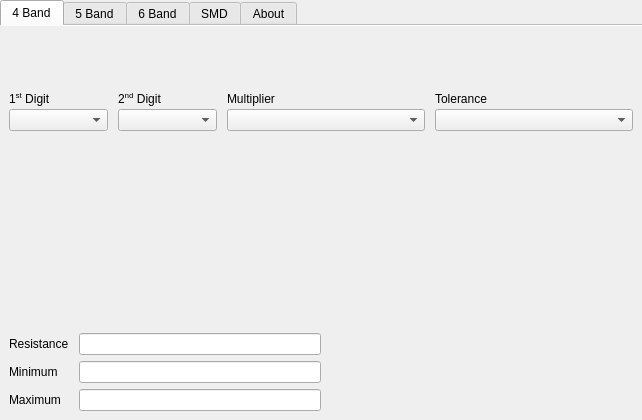
<?xml version="1.0" encoding="UTF-8"?>
<ui version="4.0">
 <class>MainWindow</class>
 <widget class="QMainWindow" name="MainWindow">
  <property name="geometry">
   <rect>
    <x>0</x>
    <y>0</y>
    <width>642</width>
    <height>420</height>
   </rect>
  </property>
  <property name="windowTitle">
   <string>MainWindow</string>
  </property>
  <widget class="QWidget" name="centralwidget">
   <layout class="QVBoxLayout" name="verticalLayout_2">
    <property name="spacing">
     <number>0</number>
    </property>
    <property name="leftMargin">
     <number>0</number>
    </property>
    <property name="topMargin">
     <number>0</number>
    </property>
    <property name="rightMargin">
     <number>0</number>
    </property>
    <property name="bottomMargin">
     <number>0</number>
    </property>
    <item>
     <widget class="QTabWidget" name="tabWidget">
      <property name="sizePolicy">
       <sizepolicy hsizetype="Expanding" vsizetype="Expanding">
        <horstretch>0</horstretch>
        <verstretch>0</verstretch>
       </sizepolicy>
      </property>
      <property name="tabShape">
       <enum>QTabWidget::Rounded</enum>
      </property>
      <property name="currentIndex">
       <number>0</number>
      </property>
      <property name="documentMode">
       <bool>true</bool>
      </property>
      <widget class="QWidget" name="tab_4b">
       <attribute name="title">
        <string>4 Band</string>
       </attribute>
       <layout class="QVBoxLayout" name="verticalLayout_4">
        <property name="spacing">
         <number>6</number>
        </property>
        <property name="leftMargin">
         <number>9</number>
        </property>
        <property name="topMargin">
         <number>26</number>
        </property>
        <property name="rightMargin">
         <number>9</number>
        </property>
        <property name="bottomMargin">
         <number>9</number>
        </property>
        <item>
         <layout class="QHBoxLayout" name="horizontalLayout_4b_svg">
          <property name="bottomMargin">
           <number>20</number>
          </property>
          <item>
           <spacer name="horizontalSpacer_4">
            <property name="orientation">
             <enum>Qt::Horizontal</enum>
            </property>
            <property name="sizeHint" stdset="0">
             <size>
              <width>40</width>
              <height>20</height>
             </size>
            </property>
           </spacer>
          </item>
          <item>
           <spacer name="horizontalSpacer_5">
            <property name="orientation">
             <enum>Qt::Horizontal</enum>
            </property>
            <property name="sizeHint" stdset="0">
             <size>
              <width>40</width>
              <height>20</height>
             </size>
            </property>
           </spacer>
          </item>
         </layout>
        </item>
        <item>
         <layout class="QGridLayout" name="gridLayout_2" columnstretch="10,10,20,20">
          <property name="horizontalSpacing">
           <number>10</number>
          </property>
          <property name="verticalSpacing">
           <number>3</number>
          </property>
          <item row="1" column="2">
           <widget class="QComboBox" name="comboBox_m_4b">
            <property name="sizePolicy">
             <sizepolicy hsizetype="Expanding" vsizetype="Fixed">
              <horstretch>0</horstretch>
              <verstretch>0</verstretch>
             </sizepolicy>
            </property>
           </widget>
          </item>
          <item row="0" column="1">
           <widget class="QLabel" name="label_4">
            <property name="text">
             <string>&lt;html&gt;&lt;head/&gt;&lt;body&gt;&lt;p&gt;2&lt;span style=&quot; vertical-align:super;&quot;&gt;nd&lt;/span&gt; Digit&lt;/p&gt;&lt;/body&gt;&lt;/html&gt;</string>
            </property>
            <property name="textFormat">
             <enum>Qt::RichText</enum>
            </property>
           </widget>
          </item>
          <item row="0" column="3">
           <widget class="QLabel" name="label_5">
            <property name="text">
             <string>Tolerance</string>
            </property>
           </widget>
          </item>
          <item row="0" column="2">
           <widget class="QLabel" name="label_12">
            <property name="text">
             <string>Multiplier</string>
            </property>
           </widget>
          </item>
          <item row="1" column="1">
           <widget class="QComboBox" name="comboBox_2d_4b">
            <property name="sizePolicy">
             <sizepolicy hsizetype="Expanding" vsizetype="Fixed">
              <horstretch>0</horstretch>
              <verstretch>0</verstretch>
             </sizepolicy>
            </property>
           </widget>
          </item>
          <item row="1" column="3">
           <widget class="QComboBox" name="comboBox_t_4b">
            <property name="sizePolicy">
             <sizepolicy hsizetype="Expanding" vsizetype="Fixed">
              <horstretch>0</horstretch>
              <verstretch>0</verstretch>
             </sizepolicy>
            </property>
           </widget>
          </item>
          <item row="0" column="0">
           <widget class="QLabel" name="label_3">
            <property name="text">
             <string>&lt;html&gt;&lt;head/&gt;&lt;body&gt;&lt;p&gt;1&lt;span style=&quot; vertical-align:super;&quot;&gt;st&lt;/span&gt; Digit&lt;/p&gt;&lt;/body&gt;&lt;/html&gt;</string>
            </property>
            <property name="textFormat">
             <enum>Qt::RichText</enum>
            </property>
           </widget>
          </item>
          <item row="1" column="0">
           <widget class="QComboBox" name="comboBox_1d_4b">
            <property name="sizePolicy">
             <sizepolicy hsizetype="Expanding" vsizetype="Fixed">
              <horstretch>0</horstretch>
              <verstretch>0</verstretch>
             </sizepolicy>
            </property>
           </widget>
          </item>
         </layout>
        </item>
        <item>
         <spacer name="verticalSpacer_2">
          <property name="orientation">
           <enum>Qt::Vertical</enum>
          </property>
          <property name="sizeHint" stdset="0">
           <size>
            <width>20</width>
            <height>0</height>
           </size>
          </property>
         </spacer>
        </item>
        <item>
         <layout class="QHBoxLayout" name="horizontalLayout_5">
          <item>
           <layout class="QFormLayout" name="formLayout">
            <property name="horizontalSpacing">
             <number>10</number>
            </property>
            <property name="verticalSpacing">
             <number>6</number>
            </property>
            <item row="1" column="0">
             <widget class="QLabel" name="label">
              <property name="text">
               <string>Resistance</string>
              </property>
             </widget>
            </item>
            <item row="1" column="1">
             <widget class="QLineEdit" name="lineEdit_resistance_4b">
              <property name="alignment">
               <set>Qt::AlignCenter</set>
              </property>
              <property name="readOnly">
               <bool>true</bool>
              </property>
             </widget>
            </item>
            <item row="2" column="0">
             <widget class="QLabel" name="label_2">
              <property name="text">
               <string>Minimum</string>
              </property>
             </widget>
            </item>
            <item row="2" column="1">
             <widget class="QLineEdit" name="lineEdit_resistance_min_4b">
              <property name="alignment">
               <set>Qt::AlignCenter</set>
              </property>
              <property name="readOnly">
               <bool>true</bool>
              </property>
             </widget>
            </item>
            <item row="3" column="0">
             <widget class="QLabel" name="label_11">
              <property name="text">
               <string>Maximum</string>
              </property>
             </widget>
            </item>
            <item row="3" column="1">
             <widget class="QLineEdit" name="lineEdit_resistance_max_4b">
              <property name="alignment">
               <set>Qt::AlignCenter</set>
              </property>
              <property name="readOnly">
               <bool>true</bool>
              </property>
             </widget>
            </item>
            <item row="0" column="0">
             <spacer name="verticalSpacer_7">
              <property name="orientation">
               <enum>Qt::Vertical</enum>
              </property>
              <property name="sizeHint" stdset="0">
               <size>
                <width>20</width>
                <height>1</height>
               </size>
              </property>
             </spacer>
            </item>
           </layout>
          </item>
          <item>
           <spacer name="horizontalSpacer">
            <property name="orientation">
             <enum>Qt::Horizontal</enum>
            </property>
            <property name="sizeHint" stdset="0">
             <size>
              <width>40</width>
              <height>20</height>
             </size>
            </property>
           </spacer>
          </item>
         </layout>
        </item>
       </layout>
      </widget>
      <widget class="QWidget" name="tab_5b">
       <attribute name="title">
        <string>5 Band</string>
       </attribute>
       <layout class="QVBoxLayout" name="verticalLayout_6">
        <property name="leftMargin">
         <number>9</number>
        </property>
        <property name="topMargin">
         <number>26</number>
        </property>
        <property name="rightMargin">
         <number>9</number>
        </property>
        <property name="bottomMargin">
         <number>9</number>
        </property>
        <item>
         <layout class="QHBoxLayout" name="horizontalLayout_5b_svg">
          <property name="bottomMargin">
           <number>20</number>
          </property>
          <item>
           <spacer name="horizontalSpacer_6">
            <property name="orientation">
             <enum>Qt::Horizontal</enum>
            </property>
            <property name="sizeHint" stdset="0">
             <size>
              <width>40</width>
              <height>20</height>
             </size>
            </property>
           </spacer>
          </item>
          <item>
           <spacer name="horizontalSpacer_7">
            <property name="orientation">
             <enum>Qt::Horizontal</enum>
            </property>
            <property name="sizeHint" stdset="0">
             <size>
              <width>40</width>
              <height>20</height>
             </size>
            </property>
           </spacer>
          </item>
         </layout>
        </item>
        <item>
         <layout class="QGridLayout" name="gridLayout_4" columnstretch="10,10,10,20,20">
          <property name="horizontalSpacing">
           <number>10</number>
          </property>
          <property name="verticalSpacing">
           <number>3</number>
          </property>
          <item row="0" column="4">
           <widget class="QLabel" name="label_8">
            <property name="text">
             <string>Tolerance</string>
            </property>
           </widget>
          </item>
          <item row="1" column="0">
           <widget class="QComboBox" name="comboBox_1d_5b">
            <property name="sizePolicy">
             <sizepolicy hsizetype="Expanding" vsizetype="Fixed">
              <horstretch>0</horstretch>
              <verstretch>0</verstretch>
             </sizepolicy>
            </property>
           </widget>
          </item>
          <item row="0" column="0">
           <widget class="QLabel" name="label_6">
            <property name="text">
             <string>&lt;html&gt;&lt;head/&gt;&lt;body&gt;&lt;p&gt;1&lt;span style=&quot; vertical-align:super;&quot;&gt;st&lt;/span&gt; Digit&lt;/p&gt;&lt;/body&gt;&lt;/html&gt;</string>
            </property>
            <property name="textFormat">
             <enum>Qt::RichText</enum>
            </property>
           </widget>
          </item>
          <item row="0" column="2">
           <widget class="QLabel" name="label_25">
            <property name="text">
             <string>&lt;html&gt;&lt;head/&gt;&lt;body&gt;&lt;p&gt;3&lt;span style=&quot; vertical-align:super;&quot;&gt;rd&lt;/span&gt; Digit&lt;/p&gt;&lt;/body&gt;&lt;/html&gt;</string>
            </property>
            <property name="textFormat">
             <enum>Qt::RichText</enum>
            </property>
           </widget>
          </item>
          <item row="0" column="1">
           <widget class="QLabel" name="label_7">
            <property name="text">
             <string>&lt;html&gt;&lt;head/&gt;&lt;body&gt;&lt;p&gt;2&lt;span style=&quot; vertical-align:super;&quot;&gt;nd&lt;/span&gt; Digit&lt;/p&gt;&lt;/body&gt;&lt;/html&gt;</string>
            </property>
            <property name="textFormat">
             <enum>Qt::RichText</enum>
            </property>
           </widget>
          </item>
          <item row="0" column="3">
           <widget class="QLabel" name="label_13">
            <property name="text">
             <string>Multiplier</string>
            </property>
           </widget>
          </item>
          <item row="1" column="4">
           <widget class="QComboBox" name="comboBox_t_5b">
            <property name="sizePolicy">
             <sizepolicy hsizetype="Expanding" vsizetype="Fixed">
              <horstretch>0</horstretch>
              <verstretch>0</verstretch>
             </sizepolicy>
            </property>
           </widget>
          </item>
          <item row="1" column="1">
           <widget class="QComboBox" name="comboBox_2d_5b">
            <property name="sizePolicy">
             <sizepolicy hsizetype="Expanding" vsizetype="Fixed">
              <horstretch>0</horstretch>
              <verstretch>0</verstretch>
             </sizepolicy>
            </property>
           </widget>
          </item>
          <item row="1" column="2">
           <widget class="QComboBox" name="comboBox_3d_5b">
            <property name="sizePolicy">
             <sizepolicy hsizetype="Expanding" vsizetype="Fixed">
              <horstretch>0</horstretch>
              <verstretch>0</verstretch>
             </sizepolicy>
            </property>
           </widget>
          </item>
          <item row="1" column="3">
           <widget class="QComboBox" name="comboBox_m_5b">
            <property name="sizePolicy">
             <sizepolicy hsizetype="Expanding" vsizetype="Fixed">
              <horstretch>0</horstretch>
              <verstretch>0</verstretch>
             </sizepolicy>
            </property>
           </widget>
          </item>
         </layout>
        </item>
        <item>
         <spacer name="verticalSpacer_4">
          <property name="orientation">
           <enum>Qt::Vertical</enum>
          </property>
          <property name="sizeType">
           <enum>QSizePolicy::Expanding</enum>
          </property>
          <property name="sizeHint" stdset="0">
           <size>
            <width>20</width>
            <height>0</height>
           </size>
          </property>
         </spacer>
        </item>
        <item>
         <layout class="QHBoxLayout" name="horizontalLayout_6">
          <item>
           <layout class="QFormLayout" name="formLayout_2">
            <property name="horizontalSpacing">
             <number>10</number>
            </property>
            <property name="verticalSpacing">
             <number>6</number>
            </property>
            <item row="1" column="0">
             <widget class="QLabel" name="label_9">
              <property name="text">
               <string>Resistance</string>
              </property>
             </widget>
            </item>
            <item row="1" column="1">
             <widget class="QLineEdit" name="lineEdit_resistance_5b">
              <property name="alignment">
               <set>Qt::AlignCenter</set>
              </property>
              <property name="readOnly">
               <bool>true</bool>
              </property>
             </widget>
            </item>
            <item row="2" column="0">
             <widget class="QLabel" name="label_10">
              <property name="text">
               <string>Minimum</string>
              </property>
             </widget>
            </item>
            <item row="2" column="1">
             <widget class="QLineEdit" name="lineEdit_resistance_min_5b">
              <property name="alignment">
               <set>Qt::AlignCenter</set>
              </property>
              <property name="readOnly">
               <bool>true</bool>
              </property>
             </widget>
            </item>
            <item row="3" column="0">
             <widget class="QLabel" name="label_14">
              <property name="text">
               <string>Maximum</string>
              </property>
             </widget>
            </item>
            <item row="3" column="1">
             <widget class="QLineEdit" name="lineEdit_resistance_max_5b">
              <property name="alignment">
               <set>Qt::AlignCenter</set>
              </property>
              <property name="readOnly">
               <bool>true</bool>
              </property>
             </widget>
            </item>
            <item row="0" column="0">
             <spacer name="verticalSpacer_8">
              <property name="orientation">
               <enum>Qt::Vertical</enum>
              </property>
              <property name="sizeHint" stdset="0">
               <size>
                <width>20</width>
                <height>1</height>
               </size>
              </property>
             </spacer>
            </item>
           </layout>
          </item>
          <item>
           <spacer name="horizontalSpacer_3">
            <property name="orientation">
             <enum>Qt::Horizontal</enum>
            </property>
            <property name="sizeHint" stdset="0">
             <size>
              <width>40</width>
              <height>20</height>
             </size>
            </property>
           </spacer>
          </item>
         </layout>
        </item>
       </layout>
      </widget>
      <widget class="QWidget" name="tab_6b">
       <attribute name="title">
        <string>6 Band</string>
       </attribute>
       <layout class="QVBoxLayout" name="verticalLayout_7">
        <property name="leftMargin">
         <number>9</number>
        </property>
        <property name="topMargin">
         <number>26</number>
        </property>
        <property name="rightMargin">
         <number>9</number>
        </property>
        <property name="bottomMargin">
         <number>9</number>
        </property>
        <item>
         <layout class="QHBoxLayout" name="horizontalLayout_6b_svg">
          <property name="bottomMargin">
           <number>20</number>
          </property>
          <item>
           <spacer name="horizontalSpacer_8">
            <property name="orientation">
             <enum>Qt::Horizontal</enum>
            </property>
            <property name="sizeHint" stdset="0">
             <size>
              <width>40</width>
              <height>20</height>
             </size>
            </property>
           </spacer>
          </item>
          <item>
           <spacer name="horizontalSpacer_9">
            <property name="orientation">
             <enum>Qt::Horizontal</enum>
            </property>
            <property name="sizeHint" stdset="0">
             <size>
              <width>40</width>
              <height>20</height>
             </size>
            </property>
           </spacer>
          </item>
         </layout>
        </item>
        <item>
         <layout class="QGridLayout" name="gridLayout_6" columnstretch="10,10,10,20,20,20">
          <property name="horizontalSpacing">
           <number>10</number>
          </property>
          <property name="verticalSpacing">
           <number>3</number>
          </property>
          <item row="1" column="3">
           <widget class="QComboBox" name="comboBox_m_6b">
            <property name="sizePolicy">
             <sizepolicy hsizetype="Expanding" vsizetype="Fixed">
              <horstretch>0</horstretch>
              <verstretch>0</verstretch>
             </sizepolicy>
            </property>
           </widget>
          </item>
          <item row="1" column="5">
           <widget class="QComboBox" name="comboBox_tcr_6b">
            <property name="sizePolicy">
             <sizepolicy hsizetype="Expanding" vsizetype="Fixed">
              <horstretch>0</horstretch>
              <verstretch>0</verstretch>
             </sizepolicy>
            </property>
           </widget>
          </item>
          <item row="1" column="1">
           <widget class="QComboBox" name="comboBox_2d_6b">
            <property name="sizePolicy">
             <sizepolicy hsizetype="Expanding" vsizetype="Fixed">
              <horstretch>0</horstretch>
              <verstretch>0</verstretch>
             </sizepolicy>
            </property>
           </widget>
          </item>
          <item row="0" column="0">
           <widget class="QLabel" name="label_18">
            <property name="text">
             <string>&lt;html&gt;&lt;head/&gt;&lt;body&gt;&lt;p&gt;1&lt;span style=&quot; vertical-align:super;&quot;&gt;st&lt;/span&gt; Digit&lt;/p&gt;&lt;/body&gt;&lt;/html&gt;</string>
            </property>
            <property name="textFormat">
             <enum>Qt::RichText</enum>
            </property>
           </widget>
          </item>
          <item row="0" column="2">
           <widget class="QLabel" name="label_26">
            <property name="text">
             <string>&lt;html&gt;&lt;head/&gt;&lt;body&gt;&lt;p&gt;3&lt;span style=&quot; vertical-align:super;&quot;&gt;rd&lt;/span&gt; Digit&lt;/p&gt;&lt;/body&gt;&lt;/html&gt;</string>
            </property>
            <property name="textFormat">
             <enum>Qt::RichText</enum>
            </property>
           </widget>
          </item>
          <item row="0" column="4">
           <widget class="QLabel" name="label_20">
            <property name="text">
             <string>Tolerance</string>
            </property>
           </widget>
          </item>
          <item row="0" column="3">
           <widget class="QLabel" name="label_17">
            <property name="text">
             <string>Multiplier</string>
            </property>
           </widget>
          </item>
          <item row="1" column="2">
           <widget class="QComboBox" name="comboBox_3d_6b">
            <property name="sizePolicy">
             <sizepolicy hsizetype="Expanding" vsizetype="Fixed">
              <horstretch>0</horstretch>
              <verstretch>0</verstretch>
             </sizepolicy>
            </property>
           </widget>
          </item>
          <item row="0" column="1">
           <widget class="QLabel" name="label_19">
            <property name="text">
             <string>&lt;html&gt;&lt;head/&gt;&lt;body&gt;&lt;p&gt;2&lt;span style=&quot; vertical-align:super;&quot;&gt;nd&lt;/span&gt; Digit&lt;/p&gt;&lt;/body&gt;&lt;/html&gt;</string>
            </property>
            <property name="textFormat">
             <enum>Qt::RichText</enum>
            </property>
           </widget>
          </item>
          <item row="1" column="0">
           <widget class="QComboBox" name="comboBox_1d_6b">
            <property name="sizePolicy">
             <sizepolicy hsizetype="Expanding" vsizetype="Fixed">
              <horstretch>0</horstretch>
              <verstretch>0</verstretch>
             </sizepolicy>
            </property>
           </widget>
          </item>
          <item row="0" column="5">
           <widget class="QLabel" name="label_27">
            <property name="toolTip">
             <string>Temperature Coefficient of Resistance</string>
            </property>
            <property name="text">
             <string>TCR</string>
            </property>
           </widget>
          </item>
          <item row="1" column="4">
           <widget class="QComboBox" name="comboBox_t_6b">
            <property name="sizePolicy">
             <sizepolicy hsizetype="Expanding" vsizetype="Fixed">
              <horstretch>0</horstretch>
              <verstretch>0</verstretch>
             </sizepolicy>
            </property>
           </widget>
          </item>
         </layout>
        </item>
        <item>
         <spacer name="verticalSpacer_6">
          <property name="orientation">
           <enum>Qt::Vertical</enum>
          </property>
          <property name="sizeHint" stdset="0">
           <size>
            <width>20</width>
            <height>0</height>
           </size>
          </property>
         </spacer>
        </item>
        <item>
         <layout class="QHBoxLayout" name="horizontalLayout_7">
          <item>
           <layout class="QFormLayout" name="formLayout_3">
            <property name="horizontalSpacing">
             <number>10</number>
            </property>
            <property name="verticalSpacing">
             <number>6</number>
            </property>
            <item row="0" column="0">
             <spacer name="verticalSpacer_12">
              <property name="orientation">
               <enum>Qt::Vertical</enum>
              </property>
              <property name="sizeHint" stdset="0">
               <size>
                <width>20</width>
                <height>1</height>
               </size>
              </property>
             </spacer>
            </item>
            <item row="1" column="0">
             <widget class="QLabel" name="label_21">
              <property name="text">
               <string>Resistance</string>
              </property>
             </widget>
            </item>
            <item row="1" column="1">
             <widget class="QLineEdit" name="lineEdit_resistance_6b">
              <property name="alignment">
               <set>Qt::AlignCenter</set>
              </property>
              <property name="readOnly">
               <bool>true</bool>
              </property>
             </widget>
            </item>
            <item row="2" column="0">
             <widget class="QLabel" name="label_22">
              <property name="text">
               <string>Minimum</string>
              </property>
             </widget>
            </item>
            <item row="2" column="1">
             <widget class="QLineEdit" name="lineEdit_resistance_min_6b">
              <property name="alignment">
               <set>Qt::AlignCenter</set>
              </property>
              <property name="readOnly">
               <bool>true</bool>
              </property>
             </widget>
            </item>
            <item row="3" column="0">
             <widget class="QLabel" name="label_23">
              <property name="text">
               <string>Maximum</string>
              </property>
             </widget>
            </item>
            <item row="3" column="1">
             <widget class="QLineEdit" name="lineEdit_resistance_max_6b">
              <property name="alignment">
               <set>Qt::AlignCenter</set>
              </property>
              <property name="readOnly">
               <bool>true</bool>
              </property>
             </widget>
            </item>
            <item row="4" column="0">
             <widget class="QLabel" name="label_28">
              <property name="toolTip">
               <string>&lt;html&gt;&lt;head/&gt;&lt;body&gt;&lt;p&gt;Temperature Coefficient of Resistance&lt;/p&gt;&lt;/body&gt;&lt;/html&gt;</string>
              </property>
              <property name="text">
               <string>&lt;html&gt;&lt;head/&gt;&lt;body&gt;&lt;p&gt;TCR&lt;/p&gt;&lt;/body&gt;&lt;/html&gt;</string>
              </property>
              <property name="textFormat">
               <enum>Qt::RichText</enum>
              </property>
              <property name="wordWrap">
               <bool>false</bool>
              </property>
             </widget>
            </item>
            <item row="4" column="1">
             <widget class="QLineEdit" name="lineEdit_tcr_6b">
              <property name="alignment">
               <set>Qt::AlignCenter</set>
              </property>
              <property name="readOnly">
               <bool>true</bool>
              </property>
             </widget>
            </item>
           </layout>
          </item>
          <item>
           <spacer name="horizontalSpacer_2">
            <property name="orientation">
             <enum>Qt::Horizontal</enum>
            </property>
            <property name="sizeHint" stdset="0">
             <size>
              <width>40</width>
              <height>20</height>
             </size>
            </property>
           </spacer>
          </item>
         </layout>
        </item>
       </layout>
      </widget>
      <widget class="QWidget" name="tab_smd">
       <attribute name="title">
        <string>SMD</string>
       </attribute>
       <layout class="QVBoxLayout" name="verticalLayout">
        <property name="leftMargin">
         <number>9</number>
        </property>
        <property name="topMargin">
         <number>26</number>
        </property>
        <property name="rightMargin">
         <number>9</number>
        </property>
        <property name="bottomMargin">
         <number>9</number>
        </property>
        <item>
         <layout class="QHBoxLayout" name="horizontalLayout_smd_svg">
          <property name="bottomMargin">
           <number>20</number>
          </property>
          <item>
           <spacer name="horizontalSpacer_10">
            <property name="orientation">
             <enum>Qt::Horizontal</enum>
            </property>
            <property name="sizeHint" stdset="0">
             <size>
              <width>40</width>
              <height>20</height>
             </size>
            </property>
           </spacer>
          </item>
          <item>
           <spacer name="horizontalSpacer_11">
            <property name="orientation">
             <enum>Qt::Horizontal</enum>
            </property>
            <property name="sizeHint" stdset="0">
             <size>
              <width>40</width>
              <height>20</height>
             </size>
            </property>
           </spacer>
          </item>
         </layout>
        </item>
        <item>
         <layout class="QHBoxLayout" name="horizontalLayout_4">
          <item>
           <widget class="QRadioButton" name="radioButton_line_none">
            <property name="text">
             <string>No line</string>
            </property>
            <property name="checked">
             <bool>true</bool>
            </property>
           </widget>
          </item>
          <item>
           <widget class="QRadioButton" name="radioButton_line_under_short">
            <property name="text">
             <string>Short underline</string>
            </property>
           </widget>
          </item>
          <item>
           <widget class="QRadioButton" name="radioButton_line_under_long">
            <property name="text">
             <string>Long underline</string>
            </property>
           </widget>
          </item>
          <item>
           <widget class="QRadioButton" name="radioButton_line_top">
            <property name="text">
             <string>Long top bar</string>
            </property>
           </widget>
          </item>
         </layout>
        </item>
        <item>
         <spacer name="verticalSpacer_11">
          <property name="orientation">
           <enum>Qt::Vertical</enum>
          </property>
          <property name="sizeHint" stdset="0">
           <size>
            <width>20</width>
            <height>0</height>
           </size>
          </property>
         </spacer>
        </item>
        <item>
         <layout class="QHBoxLayout" name="horizontalLayout_8">
          <item>
           <widget class="QLabel" name="label_code_invalid_icon">
            <property name="text">
             <string/>
            </property>
            <property name="pixmap">
             <pixmap resource="../icons/resource_base.qrc">:/general/exclamation_red.png</pixmap>
            </property>
           </widget>
          </item>
          <item>
           <widget class="QLabel" name="label_code_invalid_label">
            <property name="enabled">
             <bool>true</bool>
            </property>
            <property name="text">
             <string>&lt;html&gt;&lt;head/&gt;&lt;body&gt;&lt;p&gt;&lt;span style=&quot; font-style:italic; color:#ff0000;&quot;&gt;Invalid SMD code!&lt;/span&gt;&lt;/p&gt;&lt;/body&gt;&lt;/html&gt;</string>
            </property>
           </widget>
          </item>
          <item>
           <widget class="QLabel" name="label_tolerance_notice">
            <property name="text">
             <string>&lt;html&gt;&lt;head/&gt;&lt;body&gt;&lt;p&gt;&lt;span style=&quot; font-style:italic;&quot;&gt;Notice: The tolerance value is only an estimate.&lt;/span&gt;&lt;/p&gt;&lt;/body&gt;&lt;/html&gt;</string>
            </property>
            <property name="textFormat">
             <enum>Qt::RichText</enum>
            </property>
           </widget>
          </item>
          <item>
           <spacer name="horizontalSpacer_12">
            <property name="orientation">
             <enum>Qt::Horizontal</enum>
            </property>
            <property name="sizeHint" stdset="0">
             <size>
              <width>40</width>
              <height>20</height>
             </size>
            </property>
           </spacer>
          </item>
         </layout>
        </item>
        <item>
         <layout class="QHBoxLayout" name="horizontalLayout">
          <item>
           <layout class="QFormLayout" name="formLayout_4">
            <property name="horizontalSpacing">
             <number>10</number>
            </property>
            <property name="verticalSpacing">
             <number>6</number>
            </property>
            <item row="1" column="0">
             <widget class="QLabel" name="label_35">
              <property name="text">
               <string>Resistance</string>
              </property>
             </widget>
            </item>
            <item row="1" column="1">
             <widget class="QLineEdit" name="lineEdit_resistance_smd">
              <property name="alignment">
               <set>Qt::AlignCenter</set>
              </property>
              <property name="readOnly">
               <bool>true</bool>
              </property>
             </widget>
            </item>
            <item row="2" column="0">
             <widget class="QLabel" name="label_36">
              <property name="text">
               <string>Minimum</string>
              </property>
             </widget>
            </item>
            <item row="2" column="1">
             <widget class="QLineEdit" name="lineEdit_resistance_min_smd">
              <property name="alignment">
               <set>Qt::AlignCenter</set>
              </property>
              <property name="readOnly">
               <bool>true</bool>
              </property>
             </widget>
            </item>
            <item row="3" column="0">
             <widget class="QLabel" name="label_37">
              <property name="text">
               <string>Maximum</string>
              </property>
             </widget>
            </item>
            <item row="3" column="1">
             <widget class="QLineEdit" name="lineEdit_resistance_max_smd">
              <property name="alignment">
               <set>Qt::AlignCenter</set>
              </property>
              <property name="readOnly">
               <bool>true</bool>
              </property>
             </widget>
            </item>
            <item row="0" column="0">
             <spacer name="verticalSpacer_9">
              <property name="orientation">
               <enum>Qt::Vertical</enum>
              </property>
              <property name="sizeHint" stdset="0">
               <size>
                <width>20</width>
                <height>1</height>
               </size>
              </property>
             </spacer>
            </item>
           </layout>
          </item>
          <item>
           <spacer name="horizontalSpacer_15">
            <property name="orientation">
             <enum>Qt::Horizontal</enum>
            </property>
            <property name="sizeHint" stdset="0">
             <size>
              <width>40</width>
              <height>20</height>
             </size>
            </property>
           </spacer>
          </item>
         </layout>
        </item>
       </layout>
      </widget>
      <widget class="QWidget" name="about">
       <attribute name="title">
        <string>About</string>
       </attribute>
       <layout class="QVBoxLayout" name="verticalLayout_5">
        <property name="spacing">
         <number>15</number>
        </property>
        <property name="leftMargin">
         <number>9</number>
        </property>
        <property name="topMargin">
         <number>9</number>
        </property>
        <property name="rightMargin">
         <number>9</number>
        </property>
        <property name="bottomMargin">
         <number>9</number>
        </property>
        <item>
         <layout class="QHBoxLayout" name="horizontalLayout_about_title" stretch="0,1">
          <property name="spacing">
           <number>14</number>
          </property>
          <item>
           <widget class="QLabel" name="label_32">
            <property name="text">
             <string/>
            </property>
            <property name="pixmap">
             <pixmap resource="../icons/resource_base.qrc">:/general/resistor_icon.svg</pixmap>
            </property>
           </widget>
          </item>
          <item>
           <layout class="QVBoxLayout" name="verticalLayout_3">
            <item>
             <widget class="QLabel" name="label_16">
              <property name="font">
               <font>
                <pointsize>16</pointsize>
               </font>
              </property>
              <property name="text">
               <string>ResistorDecoder</string>
              </property>
             </widget>
            </item>
            <item>
             <widget class="QLabel" name="label_24">
              <property name="text">
               <string>Version 1.0 2021</string>
              </property>
             </widget>
            </item>
           </layout>
          </item>
         </layout>
        </item>
        <item>
         <widget class="QLabel" name="label_15">
          <property name="text">
           <string>&lt;html&gt;&lt;head/&gt;&lt;body&gt;&lt;p&gt;This is a standalone tool to decode the color bands on through-hole resistors and number codes on SMD parts. It supports 3, 4, 5, and 6 band resistors, as well as standard SMD codes, including the EIA-96 standard.&lt;/p&gt;&lt;/body&gt;&lt;/html&gt;</string>
          </property>
          <property name="textFormat">
           <enum>Qt::RichText</enum>
          </property>
          <property name="wordWrap">
           <bool>true</bool>
          </property>
         </widget>
        </item>
        <item>
         <layout class="QFormLayout" name="formLayout_5">
          <item row="0" column="0">
           <widget class="QLabel" name="label_29">
            <property name="text">
             <string>Libraries: </string>
            </property>
           </widget>
          </item>
          <item row="0" column="1">
           <widget class="QLabel" name="label_30">
            <property name="text">
             <string>&lt;html&gt;&lt;head/&gt;&lt;body&gt;&lt;p&gt;Qt 6.1.2 using PySide6&lt;/p&gt;&lt;/body&gt;&lt;/html&gt;</string>
            </property>
            <property name="textFormat">
             <enum>Qt::RichText</enum>
            </property>
           </widget>
          </item>
          <item row="1" column="1">
           <widget class="QLabel" name="label_31">
            <property name="text">
             <string>Python 3.9.5</string>
            </property>
           </widget>
          </item>
          <item row="1" column="0">
           <widget class="QLabel" name="label_38">
            <property name="text">
             <string/>
            </property>
           </widget>
          </item>
          <item row="2" column="0">
           <widget class="QLabel" name="label_34">
            <property name="text">
             <string>Author:</string>
            </property>
           </widget>
          </item>
          <item row="2" column="1">
           <widget class="QLabel" name="label_39">
            <property name="text">
             <string>Voxel </string>
            </property>
           </widget>
          </item>
          <item row="3" column="0">
           <widget class="QLabel" name="label_33">
            <property name="text">
             <string>Source:</string>
            </property>
           </widget>
          </item>
          <item row="3" column="1">
           <widget class="QLabel" name="label_40">
            <property name="text">
             <string>&lt;html&gt;&lt;head/&gt;&lt;body&gt;&lt;p&gt;&lt;a href=&quot;https://github.com/VoxelCubes/ResistorDecoder&quot;&gt;&lt;span style=&quot; text-decoration: underline; color:#5294e2;&quot;&gt;github.com/VoxelCubes/ResistorDecoder&lt;/span&gt;&lt;/a&gt;&lt;/p&gt;&lt;/body&gt;&lt;/html&gt;</string>
            </property>
            <property name="textFormat">
             <enum>Qt::RichText</enum>
            </property>
            <property name="openExternalLinks">
             <bool>true</bool>
            </property>
            <property name="textInteractionFlags">
             <set>Qt::LinksAccessibleByKeyboard|Qt::LinksAccessibleByMouse</set>
            </property>
           </widget>
          </item>
         </layout>
        </item>
        <item>
         <layout class="QHBoxLayout" name="horizontalLayout_2">
          <item>
           <widget class="QPushButton" name="pushButton_license">
            <property name="sizePolicy">
             <sizepolicy hsizetype="Preferred" vsizetype="Fixed">
              <horstretch>0</horstretch>
              <verstretch>0</verstretch>
             </sizepolicy>
            </property>
            <property name="text">
             <string>License: GNU General Public License Version 3 and later</string>
            </property>
           </widget>
          </item>
          <item>
           <spacer name="horizontalSpacer_13">
            <property name="orientation">
             <enum>Qt::Horizontal</enum>
            </property>
            <property name="sizeHint" stdset="0">
             <size>
              <width>40</width>
              <height>20</height>
             </size>
            </property>
           </spacer>
          </item>
         </layout>
        </item>
        <item>
         <spacer name="verticalSpacer">
          <property name="orientation">
           <enum>Qt::Vertical</enum>
          </property>
          <property name="sizeHint" stdset="0">
           <size>
            <width>20</width>
            <height>40</height>
           </size>
          </property>
         </spacer>
        </item>
       </layout>
      </widget>
     </widget>
    </item>
   </layout>
  </widget>
 </widget>
 <resources>
  <include location="../icons/resource_base.qrc"/>
 </resources>
 <connections/>
</ui>
